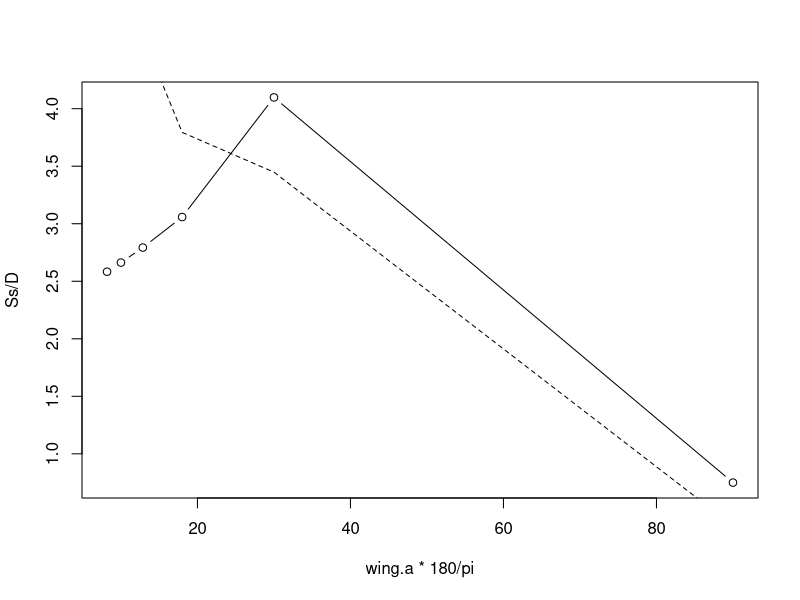
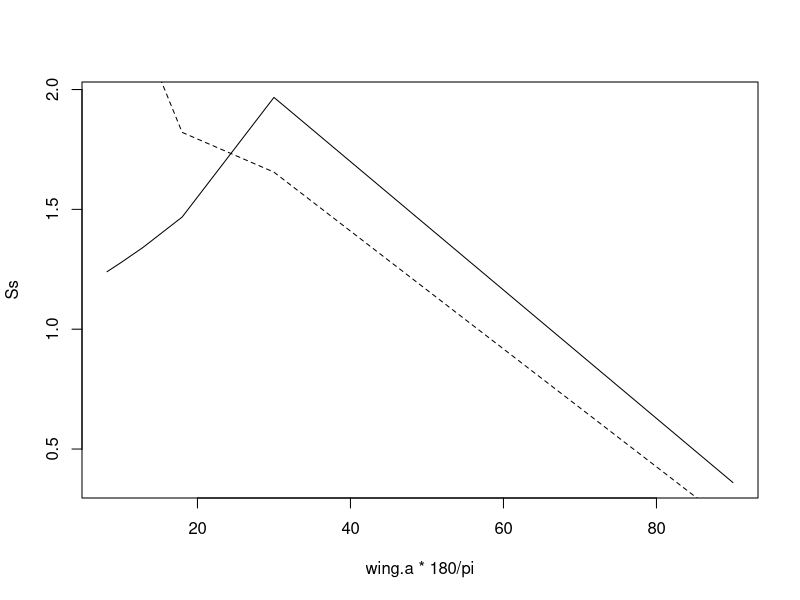
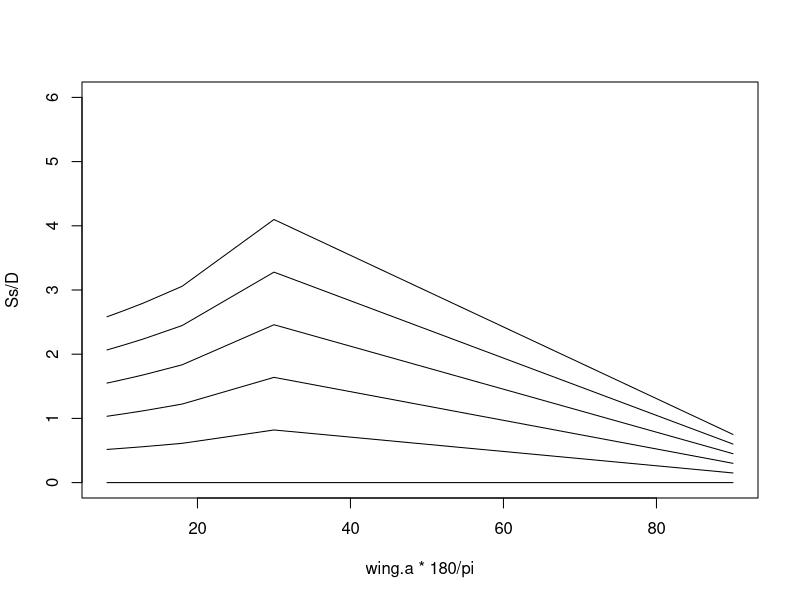
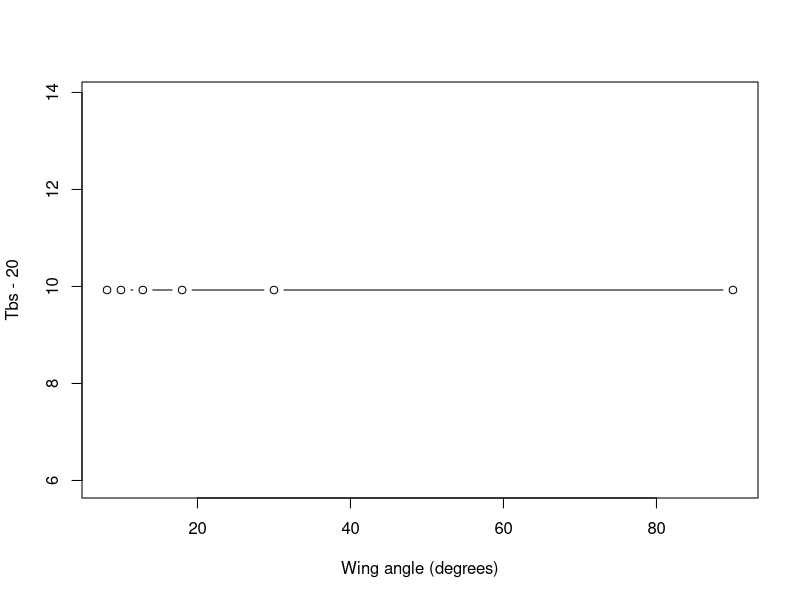

Recreate these plots in R, in order. (Note: this script raises an error after producing the figures.)
#' @title Operative Environmental Temperature of a Butterfly
#'
#' @description Predicts body temperatures (operative environmental temperatures) of a butterfly in C.
#'  \cr \cr
#'  Based on \insertCite{Kingsolver1983;textual}{TrenchR} and \insertCite{Buckley2012;textual}{TrenchR}.
#' 
#' @param T_a \code{numeric} air temperature in C.
#'
#' @param Tg  \code{numeric} surface temperature in C in the sunlight.
#'
#' @param Tg_sh \code{numeric} surface temperature in C in the shade.
#'
#' @param u \code{numeric} wind speed in m / s.
#'
#' @param H_sdir \code{numeric} direct solar radiation flux in W / \ifelse{html}{\out{m<sup>2</sup>}}{\eqn{m^2}{ASCII}}.
#'
#' @param H_sdif \code{numeric} diffuse solar radiation flux in W / \ifelse{html}{\out{m<sup>2</sup>}}{\eqn{m^2}{ASCII}}.
#'
#' @param z \code{numeric} solar zenith angle in degrees.
#'
#' @param D \code{numeric} thoracic diameter in cm.
#'
#' @param delta \code{numeric} thoracic fur thickness in mm.
#' 
#' @param HB \code{numeric} dorsal hindwing solar absorbtivity as a proportion. Range for Colias is 0.4 to 0.7.
#'
#' @param PV \code{numeric} posterior ventral hindwing solar absorbtivity as a proportion. 
#'
#' @param r_g \code{numeric} substrate solar reflectivity (proportion), see \insertCite{Kingsolver1983;textual}{TrenchR}.
#' 
#' @param wing_angle \code{numeric} wing angle (degree) during basking
#'
#' @param shade \code{logical} indicator whether body temperature should be calculate in sun (\code{FALSE}) or shade (\code{TRUE}).
#'
#' @return \code{numeric} predicted body (operative environmental) temperature (C).
#'
#' @details 
#'  Thermal radiative flux is calculated following \insertCite{Gates1980;textual}{TrenchR} based on \insertCite{Swinbank1960;textual}{TrenchR} and \insertCite{Kingsolver1983;textual}{TrenchR} estimates using the Brunt equation with black body sky temperature from \insertCite{Swinbank1963;textual}{TrenchR}.
#'
#' @family biophysical models
#'
#' @export
#'
#' @references
#'   \insertAllCited{}
#'
#' @examples
#'   Tb_butterfly(
#'     T_a = 25, 
#'     Tg = 25, 
#'     Tg_sh = 20, 
#'     u = 0.4, 
#'     H_sdir = 300, 
#'     H_sdif = 100, 
#'     z = 30, 
#'     D = 0.36, 
#'     delta = 1.46, 
#'     HB = 0.6,
#'     PV=0.6, 
#'     r_g = 0.3)
#'
Tb_butterfly <- function (T_a, Tg, Tg_sh, u, H_sdir, H_sdif, z, D, delta, HB, PV, r_g = 0.3, wing_angle=42, shade = FALSE) {
  
  stopifnot(u >= 0, H_sdir >= 0, H_sdif >= 0, z >= -90, z <= 90, D > 0, delta >= 0, HB >= 0, PV >= 0, r_g >= 0, r_g <= 1, shade %in% c(FALSE, TRUE) )  
  
  # temperatures C to K
  
  TaK <- T_a + 273.15
  TaK_sh <- TaK
  Tg <- Tg + 273.15 
  Tg_sh <- Tg_sh + 273 
  
  # wind speed m/s to cm/s
  
  u <- u *100  
  
  # solar flux W/m2 to mW/cm2
  
  H_sdir <- H_sdir / 10 
  H_sdif <- H_sdif / 10
  
  # thoracic fur thickness mm to cm
  
  delta <- delta / 10     
  
  
  # Total solar radiation
  
  H_sttl <- H_sdir + H_sdif
  
  
  # Butterfly Parameters
  
  # surface emisivity, ranges from 0.95-1
  
  epsilon_s <- 0.97; 
  
  # Stefan-Boltzman constant, mW cm^-2 K^04 or 5.67*10^-8 W m-2 K-4
  
  sigma <- 5.67*10^-9 
  
  # butterfly thermal emmissivity
  
  Ep <- 1 
  
  # k_e- thermal conductivity of the fur, 1.3mWcm^-1*K^-1
  
  k_e <- 1.3; 
  
  # r_i- body radius from Kingsolver 1983
  #body size: https://doi.org/10.1111/j.1095-8312.1998.tb01532.x
  #body length of males:16.5 to 18.5 mm
  #Thoracic diameter: 2.4 to 2.9mm
  r <- D/2 
  #estiamte length in cm
  L=(D*10-0.18)/0.14/10  #0.915 #calculate area for solar radiation using FWL, look for body length
  
  # approximate thermal conductivity of air, mWcm^-1*K^-1
  
  k_a <- 0.25
  
  #  kinematic viscocity of air, cm^2/s at 300K 
  #     http://www.engineeringtoolbox.com/air-absolute-kinematic-viscosity-d_601.html
  
  v <- 15.68 * 10^-2  
  
  #-----
  #Reflectance basking
  #https://www.jstor.org/stable/pdf/4217669.pdf
  #S #area for radiation intercepted
  wing.angle= wing_angle*pi/180   #angle from vertical in radians, angle for pontia during flight, wing spread angle of 42degrees
  
  #calculate values for integers above and below then interpolate
  n=c(5,4,3,2,1,0)
  wing.as= pi/(2*(1+2*n))
  #find ns below and above
  
  diffs= wing.angle - wing.as
  if(min(diffs)<0 & max(diffs)>0){
    low.a=  wing.as[ which(diffs== min(diffs[diffs>0]) )]
    high.a= wing.as[ which(diffs== max(diffs[diffs<0]) )]
    
    #radiation intercepted
    OC_low= (r+r/tan(low.a))*(1+tan(2*low.a)/tan(low.a))
    S_low= 2*OC_low*sin(low.a)
    OC_high= (r+r/tan(high.a))*(1+tan(2*high.a)/tan(high.a))
    S_high= 2*OC_high*sin(high.a)
    
    #interpolate
    S= S_low+((wing.angle-low.a)/(high.a-low.a))*(S_high-S_low)
  }
  
  if(max(diffs)<0){
    OC= (r+r/tan(max(wing.as)))*(1+tan(2*max(wing.as))/tan(max(wing.as)))
    S= 2*OC*sin(max(wing.as))
  }
  if(min(diffs)>0){
    O= (r+r/tan(min(wing.as)))*(1+tan(2*min(wing.as))/tan(min(wing.as)))
    S= 2*OC*sin(min(wing.as))
  }
  if(min(abs(diffs))==0){
    OC= (r+r/tan(wing.angle))*(1+tan(2*wing.angle)/tan(wing.angle))
    S= 2*OC*sin(wing.angle)
  }
  
  S= S*(0.8) #account for reflectance, assume white has 0.8 reflectance
  #UPDATE for HV and PV melanism
  #HV: increase absorbance during basking
  #PV: increase absorbance during heat avoidance
  
  
  # convert length to area 
  # how to calculate absorptivity from wing traits
  #------
  
  A_sdir_r=S*L
  
  # total surface area cm^2 as area of cylinder without ends
  A_sttl <- 2*pi*r*L    #pi * D * 2 
  A_sdir= A_sttl/2
  #-----------------------------
  #UPDATE RADIATION ESTIMATES
  
  # reflected surface areas 
  A_sref <- A_sttl/2
  
  # RADIATIVE HEAT FLUx, mW
  
  #For Colias: Q_s <- alpha * A_sdir * H_sdir / cos(z * pi / 180) + alpha * A_sref * H_sdif + alpha * r_g * A_sref * H_sttl  
  
  #reflectance basking
  Q_r<- 0 ##FIX  A_sdir_r * H_sdir / cos(z * pi / 180)
  
  Q_s <- Q_r +HB*A_sdir*H_sdir/cos(z*pi/180) + HB*A_sref*H_sdif + PV*r_g*A_sref*H_sttl  
  #direct radiation already accounts for absorptivity
  #average PV and HB absorptivity for diffuse radiation
  #HB for reflected radiation assuming reflected off surface
  
  #-----------------------------
  
  # THERMAL RADIATIVE FLUX in K
  
  # black body sky temperature from Swinbank 1963
  
  # Tsky <- 0.0552*(TaK)^1.5 
  
  # Gates 1980 Biophysical ecology based on Swinbank 1960, Kingsolver (1983) estimates using Brunt equation
  
  Tsky <- (1.22 * T_a - 20.4) + 273.15 
  
  # Q_t <- 0.5* A_sttl * Ep * sigma * (Tb^4 - Tsky^4) +0.5* A_sttl * Ep * sigma * (Tb^4 - Tg^4)
  
  
  # CONVECTIVE HEAT FLUX
  
  # Reynolds number- ratio of interval viscous forces
  
  R_e <- u * D / v
  
  # Nusselt number- dimensionless conductance
  
  N_u <- 0.6 * R_e^0.5
  
  # Kingsolver 1983
  
  # N_u <- 2.3 
  
  
  h_c <- N_u * k_a / D;
  
  
  # total convective heat transfer coefficient
  
  h_T <- (1 / h_c + (r + delta) * log((r + delta) / r) / k_e)^-1;  
  
  # convective heat transfer surface area
  
  # A_c <- A_sttl
  
  # Q_c <- h_T * A_c * (Tb-T_a)
  
  # Solution 
  
  a <- A_sttl * Ep * sigma
  b <- h_T * A_sttl
  d <- h_T * A_sttl * TaK +0.5 * A_sttl * Ep * sigma * Tsky^4 + 0.5 * A_sttl * Ep * sigma * (Tg)^4 + Q_s
  
  # in K
  
  Te <- 1 / 2 * sqrt((2 * b) / (a * sqrt((sqrt(3) * sqrt(256 * a^3 * d^3 + 27 * a^2 * b^4) + 9 * a * b^2)^(1 / 3) / (2^(1 / 3) * 3^(2 / 3) * a) - (4 * (2 / 3)^(1 / 3) * d) / (sqrt(3) * sqrt(256 * a^3 * d^3 + 27 * a^2 * b^4) + 9 * a * b^2)^(1 / 3))) - (sqrt(3) * sqrt(256 * a^3 * d^3 + 27 * a^2 * b^4) + 9 * a * b^2)^(1 / 3) / (2^(1 / 3) * 3^(2 / 3) * a) + (4 * (2 / 3)^(1 / 3) * d) / (sqrt(3) * sqrt(256 * a^3 * d^3 + 27 * a^2 * b^4) + 9 * a * b^2)^(1 / 3)) - 1 / 2 * sqrt((sqrt(3) * sqrt(256 * a^3 * d^3 + 27 * a^2 * b^4) + 9 * a * b^2)^(1 / 3) / (2^(1 / 3) * 3^(2 / 3) * a) - (4 * (2 / 3)^(1 / 3) * d) / (sqrt(3) * sqrt(256 * a^3 * d^3 + 27 * a^2 * b^4) + 9 * a * b^2)^(1 / 3)) 
  
  # in C
  
  Te= Te - 273.15
  #-----------------
  
  # Shade Adjustments
  # At 40-42C, assume closed wing heat avoidance posture, wing angle=0
  #orient parallel to solar radiation
  
  A_sdir=0 #close wings
  
  # total surface area cm^2 as area of cylinder without ends
  A_sttl <- pi * D * 2 
  
  #-----------------------------
  #UPDATE RADIATION ESTIMATES
  
  # reflected surface areas
  A_sref <- A_sttl/2
  
  # No direct radiation, only diffuse and reflected
  H_sdir_sh <- 0
  H_sdif_sh <- H_sdif
  H_sttl_sh <- H_sdir_sh + H_sdif
  
  # RADIATIVE HEAT FLUx, mW
  Q_s <- PV*A_sref*H_sdif + PV * r_g * A_sref * H_sttl_sh  
  #diffuse radiation intercepting back of wings
  
  # Solution 
  a <- A_sttl * Ep * sigma
  b <- h_T * A_sttl
  d <- h_T * A_sttl * TaK +0.5 * A_sttl * Ep * sigma * Tsky^4 + 0.5 * A_sttl * Ep * sigma * (Tg_sh)^4 + Q_s
  
  # in K
  
  Te_sh <- 1 / 2 * sqrt((2 * b) / (a * sqrt((sqrt(3) * sqrt(256 * a^3 * d^3 + 27 * a^2 * b^4) + 9 * a * b^2)^(1 / 3) / (2^(1 / 3) * 3^(2 / 3) * a) - (4 * (2 / 3)^(1 / 3) * d) / (sqrt(3) * sqrt(256 * a^3 * d^3 + 27 * a^2 * b^4) + 9 * a * b^2)^(1 / 3))) - (sqrt(3) * sqrt(256 * a^3 * d^3 + 27 * a^2 * b^4) + 9 * a * b^2)^(1 / 3) / (2^(1 / 3) * 3^(2 / 3) * a) + (4 * (2 / 3)^(1 / 3) * d) / (sqrt(3) * sqrt(256 * a^3 * d^3 + 27 * a^2 * b^4) + 9 * a * b^2)^(1 / 3)) - 1 / 2 * sqrt((sqrt(3) * sqrt(256 * a^3 * d^3 + 27 * a^2 * b^4) + 9 * a * b^2)^(1 / 3) / (2^(1 / 3) * 3^(2 / 3) * a) - (4 * (2 / 3)^(1 / 3) * d) / (sqrt(3) * sqrt(256 * a^3 * d^3 + 27 * a^2 * b^4) + 9 * a * b^2)^(1 / 3)) 
  
  # in C
  
  Te_sh= Te_sh - 273.15
  
    #MODEL THERMOREGULATION
    #Choose available temperature closest to 35C
    if(!is.na(Te) & !is.na(Te_sh)){
      #select Tb closest to preferred of 35C temperature
      bounds=sort(c(Te, Te_sh))
      all.temps= seq(bounds[1], bounds[2], 0.1) 
      Te= all.temps[which.min(abs(all.temps-(35+273) ))]
    } #end check data
  
  return(Te)
} 

#Plasticity: https://doi.org/10.1093/icb/38.3.545
#Kingsolver, J. G. 1987. Evolution and coadaptation of thermoregulatory behavior and wing pigmentation
#pattern in pierid butterflies. Evolution 41:472—490.
#P. occidentalis
#Longday= 16 hr light; shortday= 10 hr light

#----
#Thermoregulatory significance of wing melanization in Pieris butterflies: Physics, posture, and pattern
#https://www.jstor.org/stable/pdf/4217669.pdf
#reflectance model
#a dimensionless wing length, (L/D), the ratio of thermally-effective wing length to body diameter, and a dimensionless amount of radiation intercepted, (S/D). 

#Measurements with a spectroreflectometer (Kingsolver 1983 a) for Pieris show that the white dorsal wing surfaces have a solar reflectivity of more than 0.8, while the reflectivity of the black melanic wing regions is less than 0.3. 

#Thermal ecology of Pieris butterflies (Lepidoptera: Pieridae): a new mechanism of behavioral thermoregulation
#https://www.jstor.org/stable/pdf/4217668.pdf
#Colorado temperature dependence of flight

orient.angle=0 #orientation angle, angle from vertical

wing.angle.d= 45 #angle from vertical
#convert to radians
wing.angle= pi/10   #wing.angle.d*pi/180

#basking during flight initiation: Pontia (42degrees), Pieris (17 degrees)
#basking during flight behavior: Pontia (48degrees), Pieris (23 degrees)

#body radius
r= 0.36/2 #cm CHECK
#wingspan 4.5 to 6.5 cm #https://entnemdept.ufl.edu/creatures/veg/leaf/imported_cabbageworm.htm

R=0.8 #reflectivity
#L #reflective wing length
#S #area for radiation intercepted
#r #body radius

#reflective wing length
L= (r+r/tan(wing.angle))*tan(2*wing.angle)/tan(wing.angle)+r
#check degree vs radians

#radiation intercepted
OC= (r+r/tan(wing.angle))*(1+tan(2*wing.angle)/tan(wing.angle))
S= 2*OC*sin(wing.angle)
S=S*R #check reduction
#For wings of reflectivity R less than 1.0, the radiation intercepted must be reduced appropriately from the values
#of S obtained above. For each reflection from the wing, the radiation intercepted is reduced by a factor R

#S is wing area absorbing direct solar radiation

#Recreate figure 3
#Fig 3: maximum radiation intercepted (S/D), minimum wing length required to intercept maximum radiation (L/D) 

n=c(0, 1, 2, 3, 4, 5)
wing.a= pi/(2*(1+2*n))

Ss= rep(NA, length(wing.a))
Ls= rep(NA, length(wing.a))

for(wing.k in 1: length(wing.a)){
  wing.angle= wing.a[wing.k]
  
  #reflective wing length
  Ls[wing.k]= (r+r/tan(wing.angle))*tan(2*wing.angle)/tan(wing.angle)+r
  
  #radiation intercepted
  OC= (r+r/tan(wing.angle))*(1+tan(2*wing.angle)/tan(wing.angle))
  Ss[wing.k]= 2*OC*sin(wing.angle)
  }

D=0.48 #to produce Fig. 3 #0.36
plot(wing.a*180/pi, Ss/D, type="b")
points(wing.a*180/pi, Ls/D, type="l", lty="dashed")

#plot lengths
plot(wing.a*180/pi, Ss, type="l")
points(wing.a*180/pi, Ls, type="l", lty="dashed")

#-----
#Fig 5
ref= c(0,.2,.4,.6,.8)
plot(wing.a*180/pi, Ss/D, type="l", ylim=c(0,6))
for (ref.k in 1:length(ref)){
points(wing.a*180/pi, Ss*ref[ref.k]/D, type="l")
}

#-----
#Fig 7
wing.a= seq(80,5,-2)

n=c(0, 1, 2, 3, 4, 5)
wing.a= pi/(2*(1+2*n))*180/pi

Tbs= rep(NA, length(wing.a))

for(wing.k in 1: length(wing.a)){
  Tbs[wing.k]= Tb_butterfly( T_a = 20, Tg = 20, Tg_sh = 20, u = 1, 
                            H_sdir = 800, H_sdif = 200, z = 30, D = 0.36, 
                            delta = 1.46, HB = 0.6,  PV = 0.6, r_g = 0.3, wing_angle=wing.a[wing.k])
}

plot(wing.a,Tbs-20, xlab="Wing angle (degrees)", type="b")

#---
#CHECK ABS
Tbs= rep(NA, length(abs1))

for(abs.k in 1: length(abs1)){
  Tbs[abs.k]= Tb_butterfly( T_a = 20, Tg = 20, Tg_sh = 20, u = 1, 
                             H_sdir = 300, H_sdif = 200, z = 30, D = 0.26, 
                             delta = 1.46, HB = 0.55,  PV = abs1[abs.k], r_g = 0.3, wing_angle=42)
}

plot(abs1,Tbs-20, xlab="Wing angle (degrees)", type="b")

#=====================================

Tb_butterfly.mat <- function (Temat, D, delta, HB, PV, r_g = 0.3, wing_angle=42, shade = FALSE) {
  
  #extract from matrix
  Temat= as.numeric(Temat)
  T_a= Temat[1]
  T_a_sh= Temat[2]
  Tg= Temat[3]
  Tg_sh= Temat[4]
  u= Temat[5]
  H_sdir= Temat[6]
  H_sdif= Temat[7]
  z= Temat[8]
  
  # temperatures C to K
  
  TaK <- T_a + 273.15
  TaK_sh <- TaK
  Tg <- Tg + 273.15 
  Tg_sh <- Tg_sh + 273 
  
  # wind speed m/s to cm/s
  
  u <- u *100  
  
  # solar flux W/m2 to mW/cm2
  
  H_sdir <- H_sdir / 10 
  H_sdif <- H_sdif / 10
  
  # thoracic fur thickness mm to cm
  
  delta <- delta / 10     
  
  
  # Total solar radiation
  
  H_sttl <- H_sdir + H_sdif
  
  
  # Butterfly Parameters
  
  # surface emisivity, ranges from 0.95-1
  
  epsilon_s <- 0.97; 
  
  # Stefan-Boltzman constant, mW cm^-2 K^04 or 5.67*10^-8 W m-2 K-4
  
  sigma <- 5.67*10^-9 
  
  # butterfly thermal emmissivity
  
  Ep <- 1 
  
  # k_e- thermal conductivity of the fur, 1.3mWcm^-1*K^-1
  
  k_e <- 1.3; 
  
  # r_i- body radius from Kingsolver 1983
  #body size: https://doi.org/10.1111/j.1095-8312.1998.tb01532.x
  #body length of males:16.5 to 18.5 mm
  #Thoracic diameter: 2.4 to 2.9mm
  r <- D/2 
  #estiamte length in cm
  L=(D*10-0.18)/0.14/10  #0.915 #calculate area for solar radiation using FWL, look for body length
  
  # approximate thermal conductivity of air, mWcm^-1*K^-1
  
  k_a <- 0.25
  
  #  kinematic viscocity of air, cm^2/s at 300K 
  #     http://www.engineeringtoolbox.com/air-absolute-kinematic-viscosity-d_601.html
  
  v <- 15.68 * 10^-2  
  
  #-----
  #Reflectance basking
  #https://www.jstor.org/stable/pdf/4217669.pdf
  #S #area for radiation intercepted
  wing.angle= wing_angle*pi/180   #angle from vertical in radians, angle for pontia during flight, wing spread angle of 42degrees
  
  #calculate values for integers above and below then interpolate
  n=c(5,4,3,2,1,0)
  wing.as= pi/(2*(1+2*n))
  #find ns below and above
  
  diffs= wing.angle - wing.as
  if(min(diffs)<0 & max(diffs)>0){
    low.a=  wing.as[ which(diffs== min(diffs[diffs>0]) )]
    high.a= wing.as[ which(diffs== max(diffs[diffs<0]) )]
    
    #radiation intercepted
    OC_low= (r+r/tan(low.a))*(1+tan(2*low.a)/tan(low.a))
    S_low= 2*OC_low*sin(low.a)
    OC_high= (r+r/tan(high.a))*(1+tan(2*high.a)/tan(high.a))
    S_high= 2*OC_high*sin(high.a)
    
    #interpolate
    S= S_low+((wing.angle-low.a)/(high.a-low.a))*(S_high-S_low)
  }
  
  if(max(diffs)<0){
    OC= (r+r/tan(max(wing.as)))*(1+tan(2*max(wing.as))/tan(max(wing.as)))
    S= 2*OC*sin(max(wing.as))
  }
  if(min(diffs)>0){
    O= (r+r/tan(min(wing.as)))*(1+tan(2*min(wing.as))/tan(min(wing.as)))
    S= 2*OC*sin(min(wing.as))
  }
  if(min(abs(diffs))==0){
    OC= (r+r/tan(wing.angle))*(1+tan(2*wing.angle)/tan(wing.angle))
    S= 2*OC*sin(wing.angle)
  }
  
  S= S*(0.8) #account for reflectance, assume white has 0.8 reflectance
  #UPDATE for HV and PV melanism
  #HV: increase absorbance during basking
  #PV: increase absorbance during heat avoidance
  
  
  # convert length to area 
  # how to calculate absorptivity from wing traits
  #------
  
  A_sdir_r=S*L
  
  # total surface area cm^2 as area of cylinder without ends
  A_sttl <- 2*pi*r*L    #pi * D * 2 
  A_sdir= A_sttl/2
  #-----------------------------
  #UPDATE RADIATION ESTIMATES
  
  # reflected surface areas 
  A_sref <- A_sttl/2
  
  # RADIATIVE HEAT FLUx, mW
  
  #For Colias: Q_s <- alpha * A_sdir * H_sdir / cos(z * pi / 180) + alpha * A_sref * H_sdif + alpha * r_g * A_sref * H_sttl  
  
  #reflectance basking
  Q_r<- 0 ##FIX  A_sdir_r * H_sdir / cos(z * pi / 180)
  
  Q_s <- Q_r +HB*A_sdir*H_sdir/cos(z*pi/180) + HB*A_sref*H_sdif + PV*r_g*A_sref*H_sttl  
  #direct radiation already accounts for absorptivity
  #average PV and HB absorptivity for diffuse radiation
  #HB for reflected radiation assuming reflected off surface
  
  #-----------------------------
  
  # THERMAL RADIATIVE FLUX in K
  
  # black body sky temperature from Swinbank 1963
  
  # Tsky <- 0.0552*(TaK)^1.5 
  
  # Gates 1980 Biophysical ecology based on Swinbank 1960, Kingsolver (1983) estimates using Brunt equation
  
  Tsky <- (1.22 * T_a - 20.4) + 273.15 
  
  # Q_t <- 0.5* A_sttl * Ep * sigma * (Tb^4 - Tsky^4) +0.5* A_sttl * Ep * sigma * (Tb^4 - Tg^4)
  
  
  # CONVECTIVE HEAT FLUX
  
  # Reynolds number- ratio of interval viscous forces
  
  R_e <- u * D / v
  
  # Nusselt number- dimensionless conductance
  
  N_u <- 0.6 * R_e^0.5
  
  # Kingsolver 1983
  
  # N_u <- 2.3 
  
  
  h_c <- N_u * k_a / D;
  
  
  # total convective heat transfer coefficient
  
  h_T <- (1 / h_c + (r + delta) * log((r + delta) / r) / k_e)^-1;  
  
  # convective heat transfer surface area
  
  # A_c <- A_sttl
  
  # Q_c <- h_T * A_c * (Tb-T_a)
  
  # Solution 
  
  a <- A_sttl * Ep * sigma
  b <- h_T * A_sttl
  d <- h_T * A_sttl * TaK +0.5 * A_sttl * Ep * sigma * Tsky^4 + 0.5 * A_sttl * Ep * sigma * (Tg)^4 + Q_s
  
  # in K
  
  Te <- 1 / 2 * sqrt((2 * b) / (a * sqrt((sqrt(3) * sqrt(256 * a^3 * d^3 + 27 * a^2 * b^4) + 9 * a * b^2)^(1 / 3) / (2^(1 / 3) * 3^(2 / 3) * a) - (4 * (2 / 3)^(1 / 3) * d) / (sqrt(3) * sqrt(256 * a^3 * d^3 + 27 * a^2 * b^4) + 9 * a * b^2)^(1 / 3))) - (sqrt(3) * sqrt(256 * a^3 * d^3 + 27 * a^2 * b^4) + 9 * a * b^2)^(1 / 3) / (2^(1 / 3) * 3^(2 / 3) * a) + (4 * (2 / 3)^(1 / 3) * d) / (sqrt(3) * sqrt(256 * a^3 * d^3 + 27 * a^2 * b^4) + 9 * a * b^2)^(1 / 3)) - 1 / 2 * sqrt((sqrt(3) * sqrt(256 * a^3 * d^3 + 27 * a^2 * b^4) + 9 * a * b^2)^(1 / 3) / (2^(1 / 3) * 3^(2 / 3) * a) - (4 * (2 / 3)^(1 / 3) * d) / (sqrt(3) * sqrt(256 * a^3 * d^3 + 27 * a^2 * b^4) + 9 * a * b^2)^(1 / 3)) 
  
  # in C
  
  Te= Te - 273.15
  #-----------------
  
  # Shade Adjustments
  # At 40-42C, assume closed wing heat avoidance posture, wing angle=0
  #orient parallel to solar radiation
  
  A_sdir=0 #close wings
  
  # total surface area cm^2 as area of cylinder without ends
  A_sttl <- pi * D * 2 
  
  #-----------------------------
  #UPDATE RADIATION ESTIMATES
  
  # reflected surface areas
  A_sref <- A_sttl/2
  
  # No direct radiation, only diffuse and reflected
  H_sdir_sh <- 0
  H_sdif_sh <- H_sdif
  H_sttl_sh <- H_sdir_sh + H_sdif
  
  # RADIATIVE HEAT FLUx, mW
  Q_s <- PV*A_sref*H_sdif + PV * r_g * A_sref * H_sttl_sh  
  #diffuse radiation intercepting back of wings
  
  # Solution 
  a <- A_sttl * Ep * sigma
  b <- h_T * A_sttl
  d <- h_T * A_sttl * TaK +0.5 * A_sttl * Ep * sigma * Tsky^4 + 0.5 * A_sttl * Ep * sigma * (Tg_sh)^4 + Q_s
  
  # in K
  
  Te_sh <- 1 / 2 * sqrt((2 * b) / (a * sqrt((sqrt(3) * sqrt(256 * a^3 * d^3 + 27 * a^2 * b^4) + 9 * a * b^2)^(1 / 3) / (2^(1 / 3) * 3^(2 / 3) * a) - (4 * (2 / 3)^(1 / 3) * d) / (sqrt(3) * sqrt(256 * a^3 * d^3 + 27 * a^2 * b^4) + 9 * a * b^2)^(1 / 3))) - (sqrt(3) * sqrt(256 * a^3 * d^3 + 27 * a^2 * b^4) + 9 * a * b^2)^(1 / 3) / (2^(1 / 3) * 3^(2 / 3) * a) + (4 * (2 / 3)^(1 / 3) * d) / (sqrt(3) * sqrt(256 * a^3 * d^3 + 27 * a^2 * b^4) + 9 * a * b^2)^(1 / 3)) - 1 / 2 * sqrt((sqrt(3) * sqrt(256 * a^3 * d^3 + 27 * a^2 * b^4) + 9 * a * b^2)^(1 / 3) / (2^(1 / 3) * 3^(2 / 3) * a) - (4 * (2 / 3)^(1 / 3) * d) / (sqrt(3) * sqrt(256 * a^3 * d^3 + 27 * a^2 * b^4) + 9 * a * b^2)^(1 / 3)) 
  
  # in C
  
  Te_sh= Te_sh - 273.15
  
  #MODEL THERMOREGULATION
  #Choose available temperature closest to 35C
  if(!is.na(Te) & !is.na(Te_sh) & is.finite(Te) & is.finite(Te_sh)){
    #select Tb closest to preferred of 35C temperature
    bounds=sort(c(Te, Te_sh))
    all.temps= seq(bounds[1], bounds[2], 0.1) 
    Te= all.temps[which.min(abs(all.temps-(35+273) ))]
  } #end check data
  
  return(Te)
} 